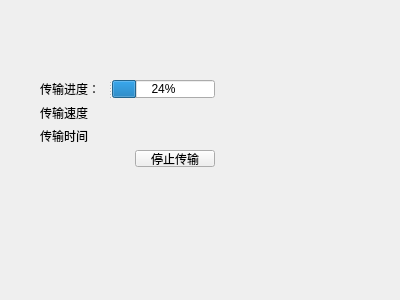
<?xml version="1.0" encoding="UTF-8"?>
<ui version="4.0">
 <class>ShowDownload</class>
 <widget class="QWidget" name="ShowDownload">
  <property name="geometry">
   <rect>
    <x>0</x>
    <y>0</y>
    <width>400</width>
    <height>300</height>
   </rect>
  </property>
  <property name="windowTitle">
   <string>文件传输</string>
  </property>
  <widget class="QWidget" name="">
   <property name="geometry">
    <rect>
     <x>40</x>
     <y>80</y>
     <width>175</width>
     <height>87</height>
    </rect>
   </property>
   <layout class="QVBoxLayout" name="verticalLayout">
    <item>
     <widget class="QSplitter" name="splitter">
      <property name="orientation">
       <enum>Qt::Horizontal</enum>
      </property>
      <widget class="QLabel" name="label_2">
       <property name="text">
        <string>传输进度：</string>
       </property>
      </widget>
      <widget class="QProgressBar" name="progressBar">
       <property name="value">
        <number>24</number>
       </property>
      </widget>
     </widget>
    </item>
    <item>
     <widget class="QLabel" name="label">
      <property name="text">
       <string>传输速度</string>
      </property>
     </widget>
    </item>
    <item>
     <widget class="QLabel" name="label_time">
      <property name="text">
       <string>传输时间</string>
      </property>
     </widget>
    </item>
    <item>
     <widget class="QPushButton" name="pushButton_cancel">
      <property name="sizePolicy">
       <sizepolicy hsizetype="Fixed" vsizetype="Fixed">
        <horstretch>0</horstretch>
        <verstretch>0</verstretch>
       </sizepolicy>
      </property>
      <property name="layoutDirection">
       <enum>Qt::RightToLeft</enum>
      </property>
      <property name="text">
       <string>停止传输</string>
      </property>
     </widget>
    </item>
   </layout>
  </widget>
 </widget>
 <resources/>
 <connections/>
</ui>
